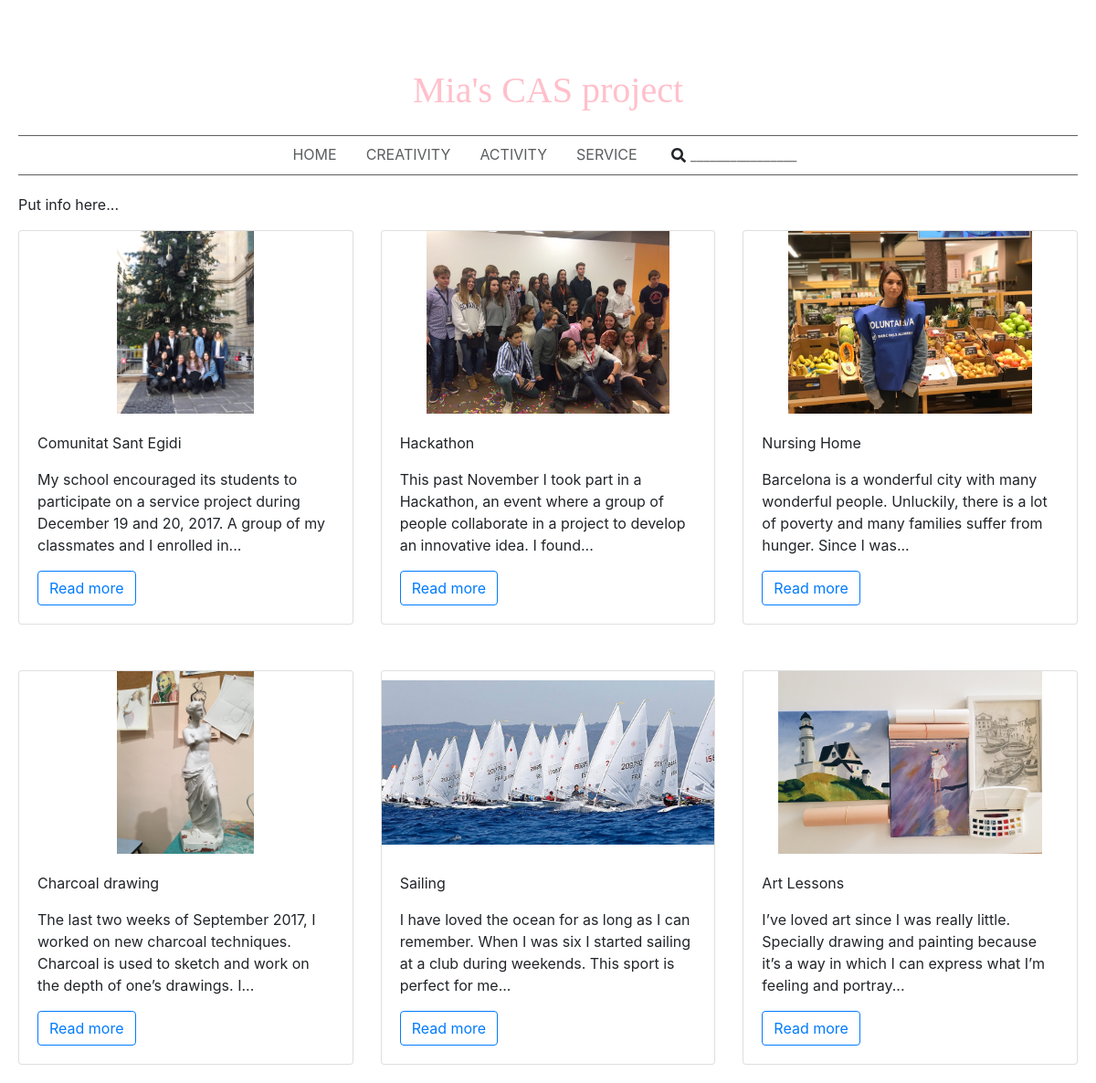
The page / on the database its author committed.
### tables this page shows
CREATE TABLE "posts"(
	"post_id"       Integer NOT NULL PRIMARY KEY AUTOINCREMENT,
	"post_text"     Text NOT NULL,
	"post_img_name" Text NOT NULL,
	"post_title"    Text NOT NULL,
	"post_date"     Date );

### application.py (the view)
@app.route('/')
def home():
    for_template = lookup_posts_for_template('home')
    return render_template('home.html', posts_info=for_template['posts_info']
                                      , num_of_posts=for_template['num_of_posts']
                                      , num_of_columns=for_template['num_of_columns']
                                      , num_of_placeholders=for_template['num_of_placeholders'])

### application.py (called while the page is built)
def get_db_connection():
    import sqlite3
    conn = sqlite3.connect('database.db')
    conn.row_factory = sqlite3.Row
    conn_c = conn.cursor()
    return conn_c

### templates/home.html
{% extends "layout.html" %}
{% block content %}
  <div><p>Put info here...</p></div>
{% endblock %}

### templates/layout.html (shortened to what this page needs)
<!doctype html>
<head>
  <link rel="stylesheet" href="https://maxcdn.bootstrapcdn.com/bootstrap/4.0.0-beta.2/css/bootstrap.min.css">
  <link rel="stylesheet" href="{{ url_for('static', filename='css/main.css') }}">
</head>
  <body>
    <h1 class="title_h1">Mia's CAS project</h1>
    <ul class="nav justify-content-center">
      <li class="nav-item">
        <a class="nav-link active" href="/">HOME</a>
      </li>
      <li class="nav-item">
        <a class="nav-link" href="/creativity">CREATIVITY</a>
      </li>
      <li class="nav-item">
        <a class="nav-link" href="/activity">ACTIVITY</a>
      </li>
      <li class="nav-item">
        <a class="nav-link" href="/service">SERVICE</a>
      </li>
      <li class="nav-item">
        <div style="padding: .5rem 1rem;">
          <i class="fas fa-search" style="position: absolute; margin-left: 5px; margin-top: 5px;"></i>
          <input type="text" class="input_search" style="border: none; width: 150px" placeholder="________________">
        </div>
      </li>
    </ul>
    <div class="content_body">
      {% block content %}
      {% endblock %}
      {% block grid %}
        {% for post in posts_info %}
          {% set post_num = loop.index - 1 %}
          {% if post_num%num_of_columns == 0 %}
            {% if post_num != 0 %}
              </div>
            {% endif %}
            <div class="row {% if post_num != 0 %}not_first_row{% endif %}">
          {% endif %}
          <div class="col-sm">
            <div class="card">
              <a href="/post/{{post['post_id']}}"><img class="card-img-top" src="static/img/{{post['post_img_name']}}" /></a>
              <div class="card-body">
                <p class="card-text">{{post['post_title']}}</p>
                <p class="card-text">{{post['post_text']|striptags|truncate(150, False, '...', 0)}}</p>
                <a href="/post/{{post['post_id']}}" class="btn btn-outline-primary">Read more {{col_num}} {{num_of_columns_this_row}}</a>
              </div>
            </div>
          </div>
        {% endfor %}
        </div>
      {% endblock %}
    </div>
  </body>
</html>

### static/css/main.css (style rules this page uses)
h1 { font-family: "Palatino Linotype", "Book Antiqua", Palatino, serif; color: pink; margin-bottom: 25px; }
.not_first_row { margin-top: 50px; }
img { opacity: 1; object-fit: contain; height: 200px; }
.title_h1 { margin-top: 75px; text-align: center; }
.content_body { margin: 20px; }
.nav { border-top: 1px solid #5f5e5e; text-align: center; margin: 10px 20px 20px; border-bottom: 1px solid #5f5e5e; }
.nav-link { color:#5b5d5f; }
.input_search { padding-left: 26px; }

### rows shown on the page
posts: post_img_name (picture), post_title "Comunitat Sant Egidi", post_text "My school encouraged its students to participate on a service project during December 19 and 20, 2017. A group of my classmates and I enrolled in..."
posts: post_img_name (picture), post_title "Hackathon", post_text "This past November I took part in a Hackathon, an event where a group of people collaborate in a project to develop an innovative idea. I found..."
posts: post_img_name (picture), post_title "Nursing Home", post_text "Barcelona is a wonderful city with many wonderful people. Unluckily, there is a lot of poverty and many families suffer from hunger. Since I was..."
posts: post_img_name (picture), post_title "Charcoal drawing", post_text "The last two weeks of September 2017, I worked on new charcoal techniques. Charcoal is used to sketch and work on the depth of one’s drawings. I..."
posts: post_img_name (picture), post_title "Sailing", post_text "I have loved the ocean for as long as I can remember. When I was six I started sailing at a club during weekends. This sport is perfect for me..."
posts: post_img_name (picture), post_title "Art Lessons", post_text "I’ve loved art since I was really little. Specially drawing and painting because it’s a way in which I can express what I’m feeling and portray..."
